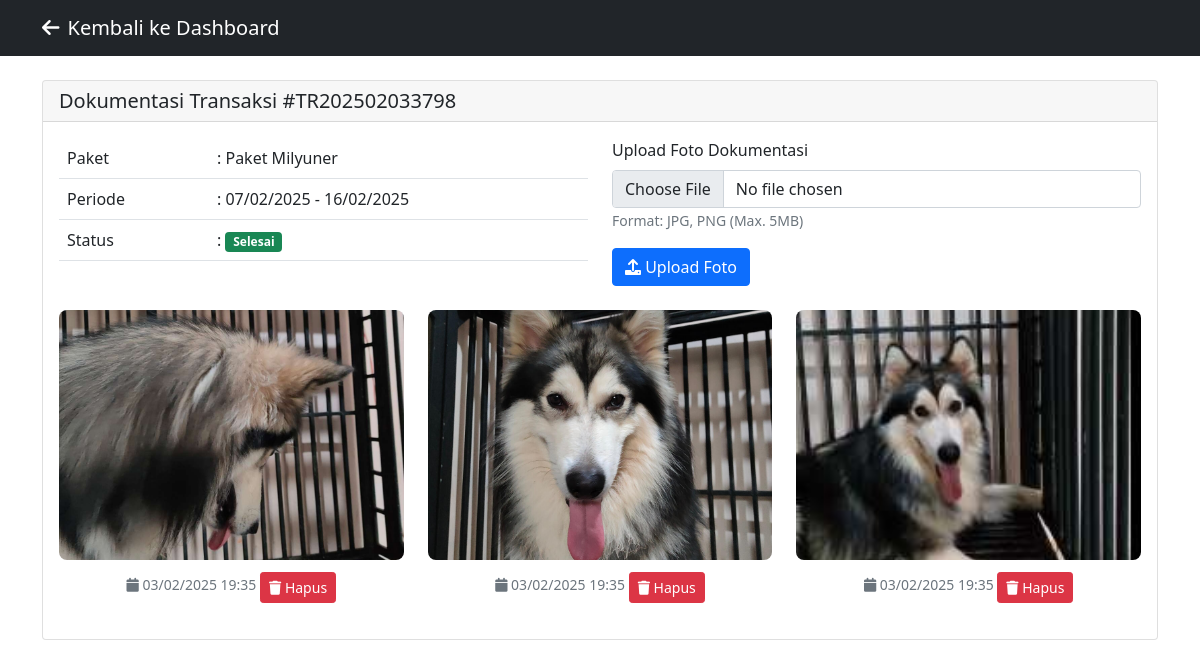
The app's page /admin/dokumentasi.php?kd=TR202502033798 (signed in) with its own data.
### tables this page shows
CREATE TABLE `transaksi` (
  `kd_tr` varchar(20) NOT NULL,
  `id_admin` int DEFAULT NULL,
  `id_paket` varchar(10) DEFAULT NULL,
  `id_kategori` int DEFAULT NULL,
  `tgl_transaksi` date NOT NULL,
  `tgl_awal` date NOT NULL,
  `tgl_akhir` date NOT NULL,
  `total_harga` decimal(10,2) NOT NULL,
  `status` enum('pending','proses','selesai','diambil') DEFAULT 'pending',
  `created_at` timestamp NOT NULL DEFAULT CURRENT_TIMESTAMP,
  `id_user` int DEFAULT NULL,
  `id_karyawan` int DEFAULT NULL
);

CREATE TABLE `paket` (
  `id_paket` varchar(10) NOT NULL,
  `nama_paket` varchar(100) NOT NULL,
  `harga` decimal(10,2) NOT NULL,
  `deskripsi` text,
  `created_at` timestamp NOT NULL DEFAULT CURRENT_TIMESTAMP
);

CREATE TABLE `dokumentasi` (
  `id_dokumentasi` int NOT NULL,
  `kd_tr` varchar(20) DEFAULT NULL,
  `nama_file` varchar(255) NOT NULL,
  `jenis_file` varchar(50) DEFAULT NULL,
  `url_file` text NOT NULL,
  `created_at` timestamp NOT NULL DEFAULT CURRENT_TIMESTAMP,
  `id_karyawan` int DEFAULT NULL
);

### admin/dokumentasi.php (the view, shortened to what this page needs)
<?php
require_once '../includes/config.php';
$kd_tr = $_GET['kd'];
$query = "SELECT t.*, p.nama_paket
          FROM transaksi t
          JOIN paket p ON t.id_paket = p.id_paket
          WHERE t.kd_tr = ?";
$stmt = mysqli_prepare($conn, $query);
mysqli_stmt_bind_param($stmt, "s", $kd_tr);
mysqli_stmt_execute($stmt);
$result = mysqli_stmt_get_result($stmt);
$transaksi = mysqli_fetch_assoc($result);
$query_dok = "SELECT * FROM dokumentasi WHERE kd_tr = ? ORDER BY created_at DESC";
$stmt_dok = mysqli_prepare($conn, $query_dok);
mysqli_stmt_bind_param($stmt_dok, "s", $kd_tr);
mysqli_stmt_execute($stmt_dok);
$dokumentasi = mysqli_stmt_get_result($stmt_dok);
?>
<!DOCTYPE html>
<html lang="id">
<head>
    <link href="https://cdn.jsdelivr.net/npm/bootstrap@5.1.3/dist/css/bootstrap.min.css" rel="stylesheet">
    <link rel="stylesheet" href="https://cdnjs.cloudflare.com/ajax/libs/font-awesome/6.0.0/css/all.min.css">
    <link rel="stylesheet" href="https://cdnjs.cloudflare.com/ajax/libs/lightbox2/2.11.3/css/lightbox.min.css">
</head>
<body>
    <nav class="navbar navbar-expand-lg navbar-dark bg-dark">
        <div class="container">
            <a class="navbar-brand" href="dashboard.php">
                <i class="fas fa-arrow-left me-2"></i>Kembali ke Dashboard
            </a>
        </div>
    </nav>
    <div class="container mt-4">
        <div class="card mb-4">
            <div class="card-header">
                <h5 class="mb-0">Dokumentasi Transaksi #<?php echo htmlspecialchars($kd_tr); ?></h5>
            </div>
            <div class="card-body">
                <div class="row mb-4">
                    <div class="col-md-6">
                        <table class="table">
                            <tr>
                                <td width="150">Paket</td>
                                <td>: <?php echo htmlspecialchars($transaksi['nama_paket']); ?></td>
                            </tr>
                            <tr>
                                <td>Periode</td>
                                <td>: <?php echo date('d/m/Y', strtotime($transaksi['tgl_awal'])); ?> -
                                     <?php echo date('d/m/Y', strtotime($transaksi['tgl_akhir'])); ?></td>
                            </tr>
                            <tr>
                                <td>Status</td>
                                <td>: <span class="badge bg-<?php
                                    echo $transaksi['status'] == 'pending' ? 'warning' :
                                        ($transaksi['status'] == 'proses' ? 'primary' : 'success');
                                    ?>"><?php echo ucfirst($transaksi['status']); ?></span>
                                </td>
                            </tr>
                        </table>
                    </div>
                    <div class="col-md-6">
                        <form action="proses_dokumentasi.php" method="post" enctype="multipart/form-data">
                            <div class="mb-3">
                                <label class="form-label">Upload Foto Dokumentasi</label>
                                <input type="file" class="form-control" name="foto" accept="image/jpeg,image/png" required>
                                <small class="text-muted">Format: JPG, PNG (Max. 5MB)</small>
                            </div>
                            <button type="submit" class="btn btn-primary">
                                <i class="fas fa-upload"></i> Upload Foto
                            </button>
                        </form>
                    </div>
                </div>
                <div class="row">
                    <?php if(mysqli_num_rows($dokumentasi) > 0): ?>
                        <?php while($foto = mysqli_fetch_assoc($dokumentasi)): ?>
                            <div class="col-md-4">
                                <div class="gallery-item">
                                    <a href="../<?php echo htmlspecialchars($foto['url_file']); ?>"
                                       data-lightbox="gallery"
                                       data-title="Dokumentasi <?php echo date('d/m/Y H:i', strtotime($foto['created_at'])); ?>">
                                        <img src="../<?php echo htmlspecialchars($foto['url_file']); ?>"
                                             alt="Dokumentasi" class="img-fluid">
                                    </a>
                                    <div class="text-center mt-2">
                                        <small class="text-muted">
                                            <i class="fas fa-calendar"></i>
                                            <?php echo date('d/m/Y H:i', strtotime($foto['created_at'])); ?>
                                        </small>
                                        <a href="hapus_dokumentasi.php?id=<?php echo $foto['id_dokumentasi']; ?>&kd=<?php echo $kd_tr; ?>"
                                           class="btn btn-danger btn-sm mt-1"
                                           onclick="return confirm('Yakin ingin menghapus foto ini?')">
                                            <i class="fas fa-trash"></i> Hapus
                                        </a>
                                    </div>
                                </div>
                            </div>
                        <?php endwhile; ?>
                    <?php endif; ?>
                </div>
            </div>
        </div>
    </div>
</body>
</html>

### admin/dokumentasi.php (style rules this page uses)
.gallery-item { margin-bottom: 20px; }
.gallery-item img { width: 100%; height: 250px; object-fit: cover; border-radius: 8px; transition: transform 0.3s; }

### records on screen
transaksi: id_paket.nama_paket "Paket Milyuner", tgl_awal "07/02/2025", tgl_akhir "16/02/2025", status "Selesai"
dokumentasi: url_file (picture), created_at "03/02/2025 19:35"
dokumentasi: url_file (picture), created_at "03/02/2025 19:35"
dokumentasi: url_file (picture), created_at "03/02/2025 19:35"

### other values on screen
$kd_tr "TR202502033798"
